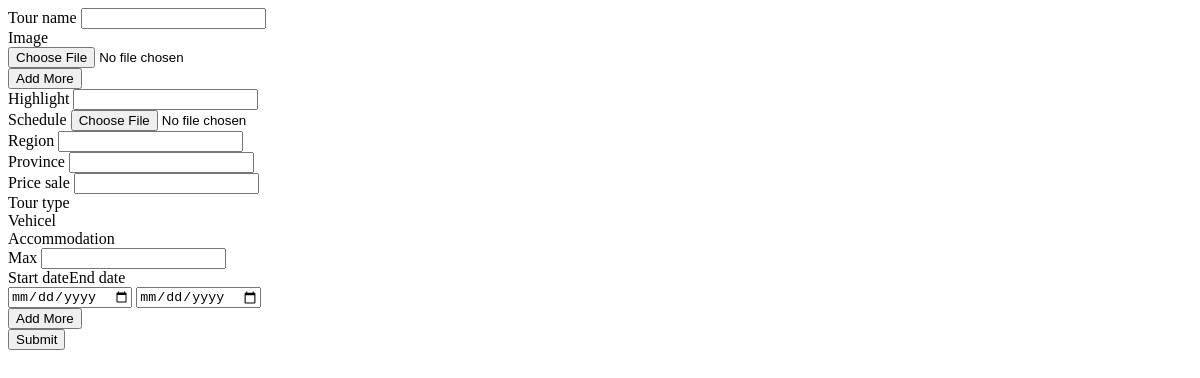
Before: /old/Chinese_Tour/create_tour.php with the older database file.
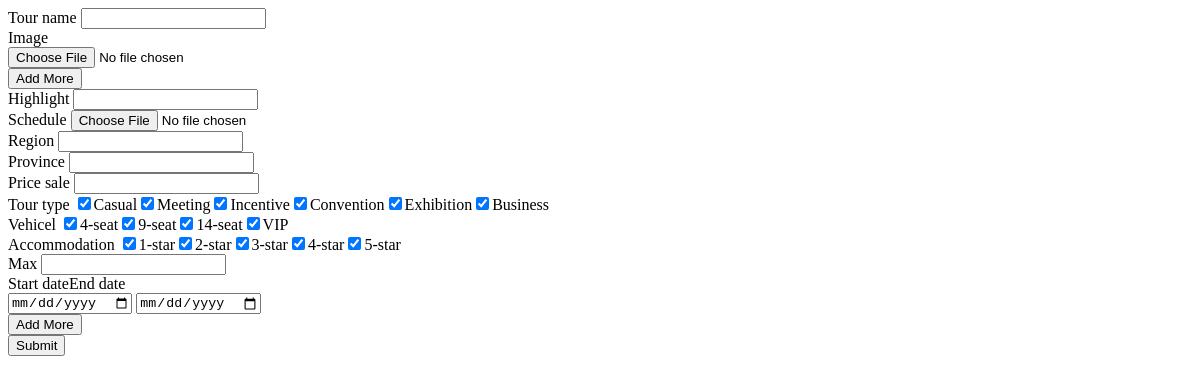
After: the same page with the newer database file.
### tables this page shows
CREATE TABLE `tour_type` (
  `tour_type_id` int(11) NOT NULL,
  `tour_type` varchar(50) NOT NULL
);

CREATE TABLE `vehicle_type` (
  `vehicle_type_id` int(11) NOT NULL,
  `vehicle_type` varchar(50) NOT NULL
);

CREATE TABLE `accommodation` (
  `accommodation_id` int(11) NOT NULL,
  `accommodation_level` varchar(50) NOT NULL
);

### old/Chinese_Tour/create_tour.php (the view, shortened to what this page needs)
<?php
include 'db_config.php';
?>
</head>
<body>
<div id="wrapper">
<form action="php_create_tour.php" enctype="multipart/form-data" method="post" name="create_tour">
    <div id="name" name="tour_name">
        <label>Tour name</label>
        <input required name='tour_name' type='text'/>
        <br>
    </div>
    <div id="image">
        <label>Image</label><br>
        <input name='image_1' required class='image' type='file' accept="image/*"/><br>
        <input type="button" class="add_more_image" value="Add More">
    </div>
  <div id="highlight">
        <label>Highlight</label>
        <input required name='highlight' type='text'/>
        <br>
    </div>
  <div id="schedule">
        <label>Schedule</label>
        <input required name='schedule' type='file' value="" accept="application/pdf"/>
        <br>
    </div>
    <div id="region">
        <label>Region</label>
        <input required name='region' type='text'/>
        <br>
    </div>
    <div id="province">
        <label>Province</label>
        <input required name='province' type='text'/>
        <br>
    </div>
    <div id="price">
        <label>Price sale</label>
        <input required name='price' type='number'/>
        <br>
    </div>
    <div id="type">
        <label>Tour type</label>
        <?php
            $sql = "SELECT * FROM tour_type";
            if($result = mysqli_query($conn, $sql)){
                if(mysqli_num_rows($result) > 0){
                    while($row = mysqli_fetch_array($result)){
                        echo '<input type="checkbox" name="type[]" value="'.$row['tour_type_id'].'"  checked>'.$row['tour_type']. '</input>';
                    }
                } else{
                }
            } else{
            }
        ?>
        <br>
    </div>
    <div id="vehicel">
        <label>Vehicel</label>
        <?php
            $sql = "SELECT * FROM vehicle_type";
            if($result = mysqli_query($conn, $sql)){
                if(mysqli_num_rows($result) > 0){
                    while($row = mysqli_fetch_array($result)){
                        echo '<input type="checkbox" name="vehicel[]" value="'.$row['vehicle_type_id'].' " checked>'.$row['vehicle_type']. '</input>';
                    }
                } else{
                }
            } else{
            }
        ?>
        <br>
    </div>
    <div id="accommodation">
        <label>Accommodation</label>
        <?php
            $sql = "SELECT * FROM accommodation";
            if($result = mysqli_query($conn, $sql)){
                if(mysqli_num_rows($result) > 0){
                    while($row = mysqli_fetch_array($result)){
                        echo '<input type="checkbox" name="accommodation[]" value="'.$row['accommodation_id'].'" checked>'.$row['accommodation_level']. '</input>';
                    }
                } else{
                }
            } else{
            }
        ?>
        <br>
    </div>
       <div id="max">
        <label>Max</label>
        <input required name='max' type='number'/>
        <br>
    </div>
    <div id="tour_round">
           <label>Start date</label><label>End date</label><br>
           <input required name='start_date[]' type='date'/>
           <input required name='end_date[]' type='date'/><br>
           <input type="button" class="add_more_tr" value="Add More">
       </div>
    <input type="submit" name="submit"/>
</form>
</div>

Changed rows visible on the page:
added tour_type: tour_type "Casual"
added tour_type: tour_type "Meeting"
added tour_type: tour_type "Incentive"
added tour_type: tour_type "Convention"
added tour_type: tour_type "Exhibition"
added tour_type: tour_type "Business"
added vehicle_type: vehicle_type "4-seat"
added vehicle_type: vehicle_type "9-seat"
added vehicle_type: vehicle_type "14-seat"
added vehicle_type: vehicle_type "VIP"
added accommodation: accommodation_level "1-star"
added accommodation: accommodation_level "2-star"
added accommodation: accommodation_level "3-star"
added accommodation: accommodation_level "4-star"
added accommodation: accommodation_level "5-star"
